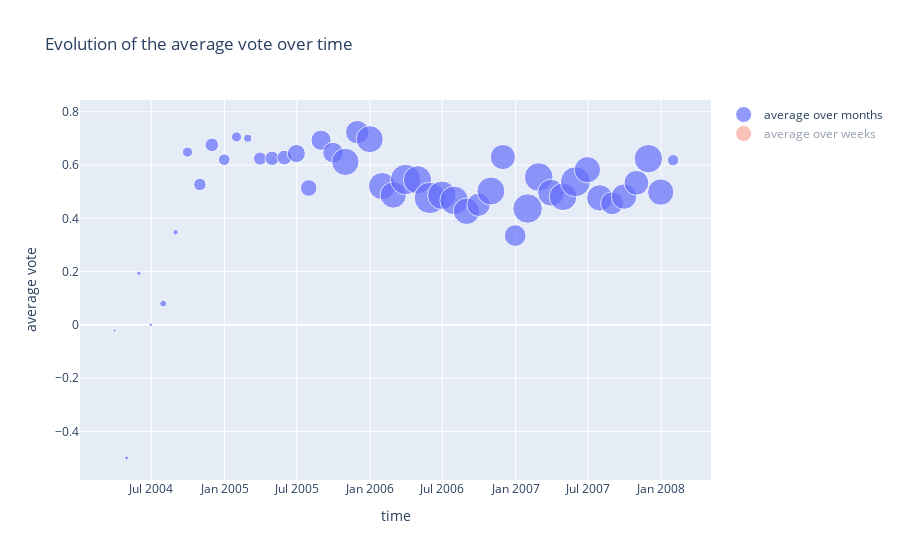

Here is the notebook cell this chart was saved with:
### Code cell
#import plotly.express as px

fig = go.Figure()

fig.add_trace(go.Scatter(
    x= sign_avg_month.index,
    y= sign_avg_month['vote'],
    name="average over months",
    marker_size=sign_avg_month['count'],
    hovertemplate =
    '<br><b>Date </b>: %{x}'+
    '<br><b>Average vote </b>: %{y}'+
    '<br><b>Number of votes </b>: %{marker_size}<br>'
))


fig.add_trace(go.Scatter(
    x= sign_avg_week.index,
    y= sign_avg_week['vote'],
    name="average over weeks",
    visible = 'legendonly',
    marker_size=sign_avg_week['count'],
    hovertemplate =
    '<br><b>Date </b>: %{x}'+
    '<br><b>Average vote </b>: %{y}'+
    '<br><b>Number of votes </b>: %{marker_size}<br>'
))


fig.update_layout(
    title="Evolution of the average vote over time",
    xaxis_title="time",
    yaxis_title="average vote")

fig.update_traces(
    mode='markers',
    marker={'sizemode':'area',
            'sizeref':10})
fig.show()

### Figure 1 — Plotly figure (JSON) as saved in the notebook; plotly's stock layout.template omitted (floating-point values rounded to 4 significant figures; data arrays with more than 128 entries replaced by an {"elided": "..."} marker saying what was removed)
{"data": [{"hovertemplate": "<br><b>Date </b>: %{x}<br><b>Average vote </b>: %{y}<br><b>Number of votes </b>: %{marker_size}<br>", "marker": {"size": [47, 80, 98, 67, 238, 141, 512, 776, 919, 666, 523, 324, 868, 1022, 1078, 1646, 1386, 2050, 2146, 3755, 2780, 3662, 3712, 3483, 4648, 3990, 4953, 4084, 4124, 3511, 2753, 3921, 3169, 2354, 4353, 4118, 3617, 3843, 4527, 3463, 3455, 2637, 3268, 3101, 4034, 3480, 647], "sizemode": "area", "sizeref": 10}, "mode": "markers", "name": "average over months", "type": "scatter", "x": ["2004-03-31T00:00:00", "2004-04-30T00:00:00", "2004-05-31T00:00:00", "2004-06-30T00:00:00", "2004-07-31T00:00:00", "2004-08-31T00:00:00", "2004-09-30T00:00:00", "2004-10-31T00:00:00", "2004-11-30T00:00:00", "2004-12-31T00:00:00", "2005-01-31T00:00:00", "2005-02-28T00:00:00", "2005-03-31T00:00:00", "2005-04-30T00:00:00", "2005-05-31T00:00:00", "2005-06-30T00:00:00", "2005-07-31T00:00:00", "2005-08-31T00:00:00", "2005-09-30T00:00:00", "2005-10-31T00:00:00", "2005-11-30T00:00:00", "2005-12-31T00:00:00", "2006-01-31T00:00:00", "2006-02-28T00:00:00", "2006-03-31T00:00:00", "2006-04-30T00:00:00", "2006-05-31T00:00:00", "2006-06-30T00:00:00", "2006-07-31T00:00:00", "2006-08-31T00:00:00", "2006-09-30T00:00:00", "2006-10-31T00:00:00", "2006-11-30T00:00:00", "2006-12-31T00:00:00", "2007-01-31T00:00:00", "2007-02-28T00:00:00", "2007-03-31T00:00:00", "2007-04-30T00:00:00", "2007-05-31T00:00:00", "2007-06-30T00:00:00", "2007-07-31T00:00:00", "2007-08-31T00:00:00", "2007-09-30T00:00:00", "2007-10-31T00:00:00", "2007-11-30T00:00:00", "2007-12-31T00:00:00", "2008-01-31T00:00:00"], "y": [-0.02128, -0.5, 0.1939, 0, 0.07983, 0.3475, 0.6484, 0.5271, 0.6757, 0.6201, 0.7055, 0.7006, 0.6244, 0.6252, 0.628, 0.6434, 0.5137, 0.6932, 0.6468, 0.612, 0.7234, 0.6972, 0.521, 0.4875, 0.5456, 0.5446, 0.4765, 0.4865, 0.467, 0.4264, 0.4511, 0.5024, 0.6302, 0.3352, 0.4367, 0.5549, 0.4963, 0.4809, 0.5372, 0.5824, 0.4767, 0.4566, 0.4816, 0.5334, 0.6239, 0.4986, 0.6182]}, {"hovertemplate": "<br><b>Date </b>: %{x}<br><b>Average vote </b>: %{y}<br><b>Number of votes </b>: %{marker_size}<br>", "marker": {"size": {"elided": "198 int values"}, "sizemode": "area", "sizeref": 10}, "mode": "markers", "name": "average over weeks", "type": "scatter", "visible": "legendonly", "x": {"elided": "198 str values"}, "y": {"elided": "198 float values"}}], "layout": {"title": {"text": "Evolution of the average vote over time"}, "xaxis": {"title": {"text": "time"}}, "yaxis": {"title": {"text": "average vote"}}}}
